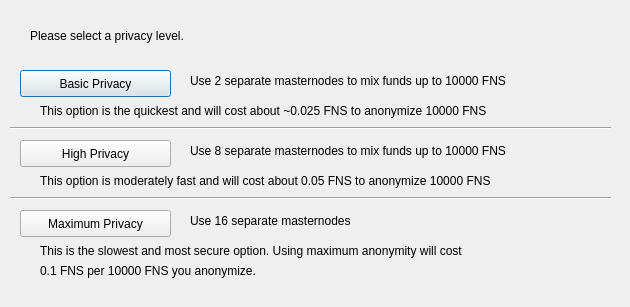
<?xml version="1.0" encoding="UTF-8"?>
<ui version="4.0">
 <class>ObfuscationConfig</class>
 <widget class="QDialog" name="ObfuscationConfig">
  <property name="geometry">
   <rect>
    <x>0</x>
    <y>0</y>
    <width>630</width>
    <height>307</height>
   </rect>
  </property>
  <property name="windowTitle">
   <string>Configure Obfuscation</string>
  </property>
  <widget class="QPushButton" name="buttonBasic">
   <property name="geometry">
    <rect>
     <x>20</x>
     <y>70</y>
     <width>151</width>
     <height>27</height>
    </rect>
   </property>
   <property name="text">
    <string>Basic Privacy</string>
   </property>
  </widget>
  <widget class="QPushButton" name="buttonHigh">
   <property name="geometry">
    <rect>
     <x>20</x>
     <y>140</y>
     <width>151</width>
     <height>27</height>
    </rect>
   </property>
   <property name="text">
    <string>High Privacy</string>
   </property>
  </widget>
  <widget class="QPushButton" name="buttonMax">
   <property name="geometry">
    <rect>
     <x>20</x>
     <y>210</y>
     <width>151</width>
     <height>27</height>
    </rect>
   </property>
   <property name="text">
    <string>Maximum Privacy</string>
   </property>
  </widget>
  <widget class="QLabel" name="label">
   <property name="geometry">
    <rect>
     <x>30</x>
     <y>20</y>
     <width>571</width>
     <height>31</height>
    </rect>
   </property>
   <property name="text">
    <string>Please select a privacy level.</string>
   </property>
  </widget>
  <widget class="QLabel" name="label_2">
   <property name="geometry">
    <rect>
     <x>190</x>
     <y>70</y>
     <width>421</width>
     <height>21</height>
    </rect>
   </property>
   <property name="text">
    <string>Use 2 separate masternodes to mix funds up to 10000 FNS</string>
   </property>
  </widget>
  <widget class="QLabel" name="label_3">
   <property name="geometry">
    <rect>
     <x>190</x>
     <y>140</y>
     <width>411</width>
     <height>21</height>
    </rect>
   </property>
   <property name="text">
    <string>Use 8 separate masternodes to mix funds up to 10000 FNS</string>
   </property>
  </widget>
  <widget class="QLabel" name="label_4">
   <property name="geometry">
    <rect>
     <x>190</x>
     <y>210</y>
     <width>421</width>
     <height>21</height>
    </rect>
   </property>
   <property name="text">
    <string>Use 16 separate masternodes</string>
   </property>
  </widget>
  <widget class="QLabel" name="label_6">
   <property name="geometry">
    <rect>
     <x>40</x>
     <y>100</y>
     <width>561</width>
     <height>21</height>
    </rect>
   </property>
   <property name="text">
    <string>This option is the quickest and will cost about ~0.025 FNS to anonymize 10000 FNS</string>
   </property>
  </widget>
  <widget class="QLabel" name="label_7">
   <property name="geometry">
    <rect>
     <x>40</x>
     <y>170</y>
     <width>561</width>
     <height>21</height>
    </rect>
   </property>
   <property name="text">
    <string>This option is moderately fast and will cost about 0.05 FNS to anonymize 10000 FNS</string>
   </property>
  </widget>
  <widget class="QLabel" name="label_8">
   <property name="geometry">
    <rect>
     <x>40</x>
     <y>240</y>
     <width>561</width>
     <height>21</height>
    </rect>
   </property>
   <property name="text">
    <string>This is the slowest and most secure option. Using maximum anonymity will cost</string>
   </property>
  </widget>
  <widget class="QLabel" name="label_9">
   <property name="geometry">
    <rect>
     <x>40</x>
     <y>260</y>
     <width>561</width>
     <height>21</height>
    </rect>
   </property>
   <property name="text">
    <string>0.1 FNS per 10000 FNS you anonymize.</string>
   </property>
  </widget>
  <widget class="Line" name="line">
   <property name="geometry">
    <rect>
     <x>10</x>
     <y>120</y>
     <width>601</width>
     <height>16</height>
    </rect>
   </property>
   <property name="orientation">
    <enum>Qt::Horizontal</enum>
   </property>
  </widget>
  <widget class="Line" name="line_2">
   <property name="geometry">
    <rect>
     <x>10</x>
     <y>190</y>
     <width>601</width>
     <height>16</height>
    </rect>
   </property>
   <property name="orientation">
    <enum>Qt::Horizontal</enum>
   </property>
  </widget>
 </widget>
 <resources/>
 <connections/>
</ui>
